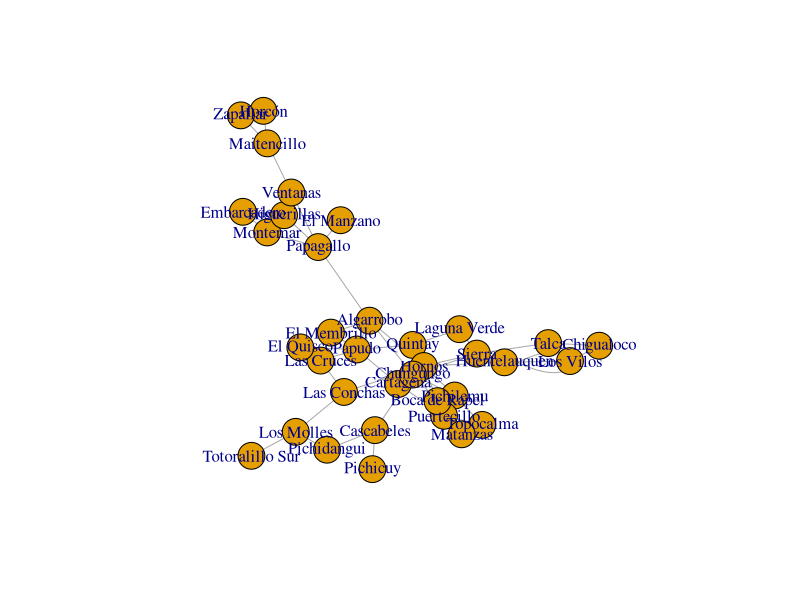
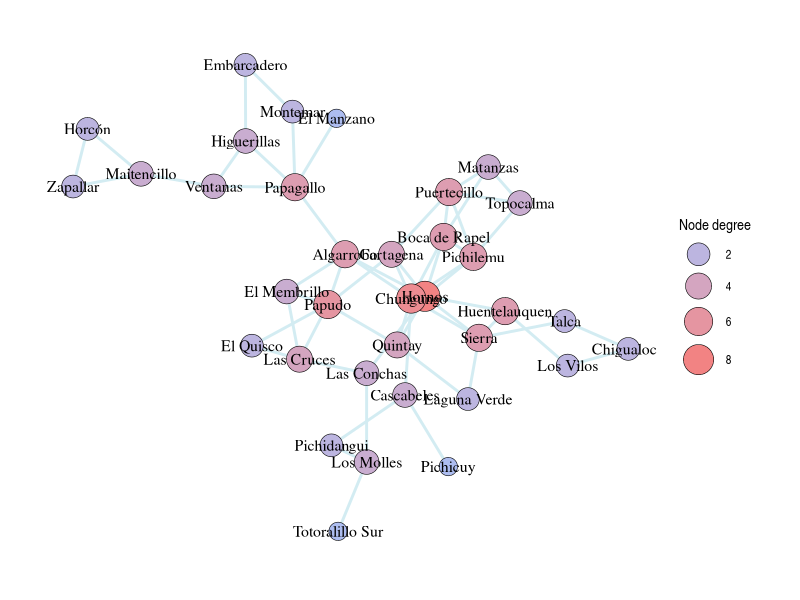
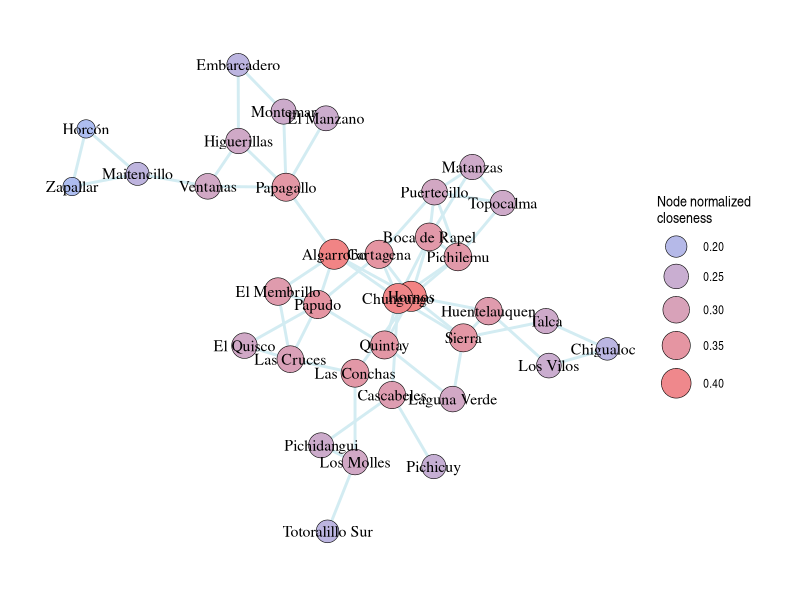
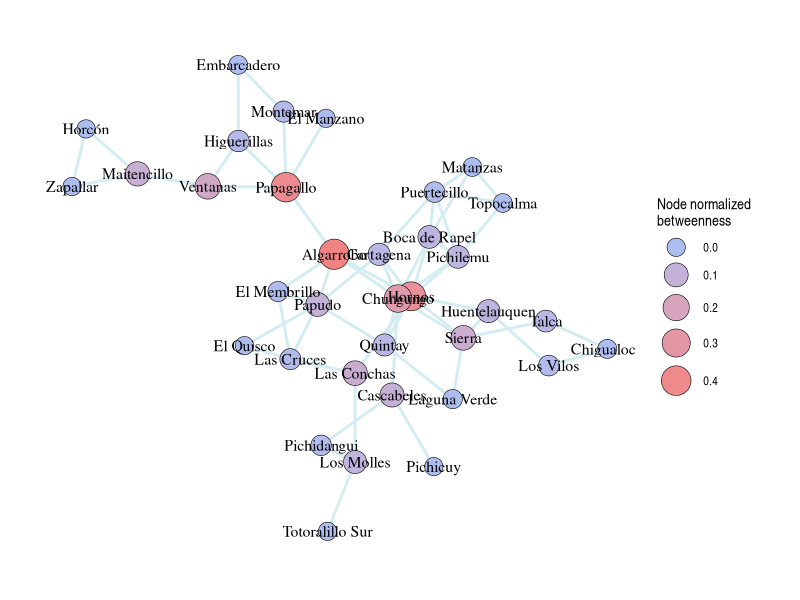
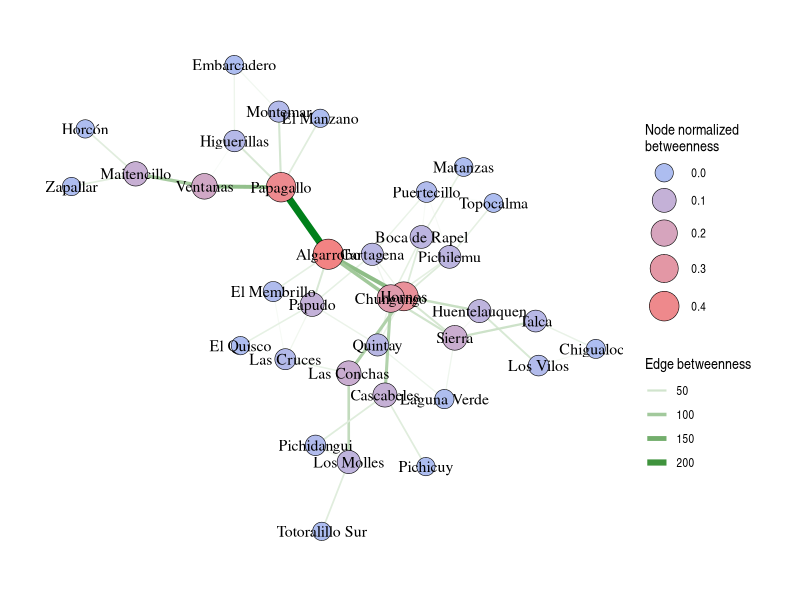
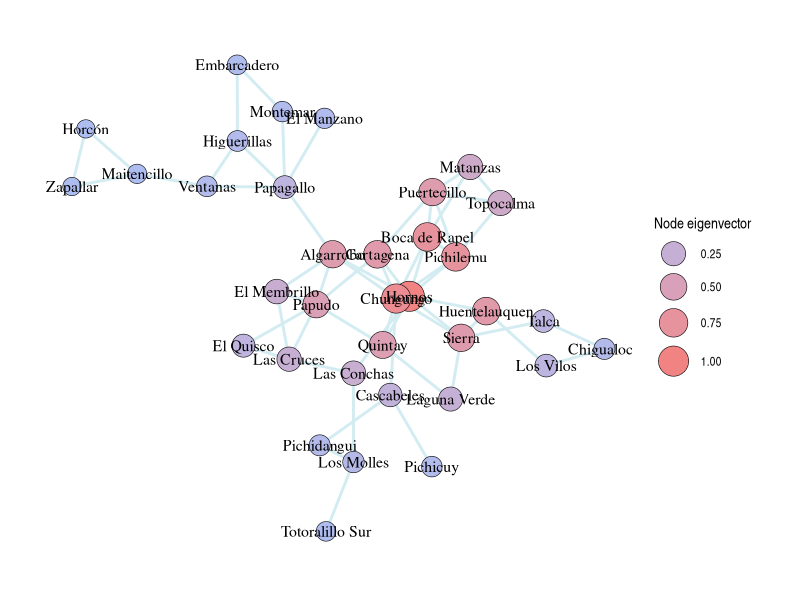
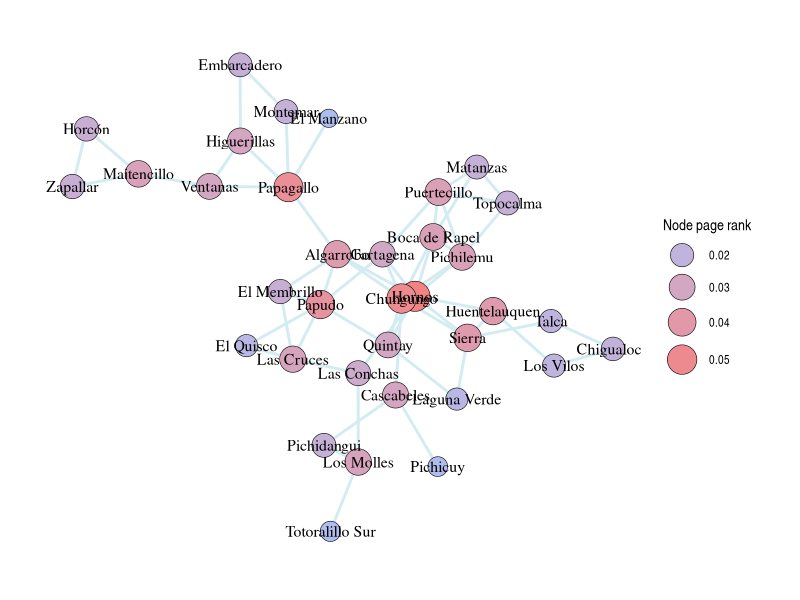

R code for these plots, in order:
#---------------------------------------------------------------------------
## II Curso Internacional "Uso de la teoría de grafos en la evaluación de la
## conectividad larval de poblaciones marinas"
## contacto: Andres Ospina-Alvarez (aospina.co@me.com)
## Organizadores(as) del curso: Catherine González (catherine.gonzalez@ifop.cl)
#---------------------------------------------------------------------------

# Título: Calcular diferentes medidas de centralidad para un grafo y representarlas gráficamente

rm(list = ls()) # Limpiar todos los objetos y variables en el entorno de trabajo

library(readxl)
library(igraph) # Cargar la librería igraph
library(ggraph)

g4.data <-
  read_excel("A31_caletas.xlsx") # Leer una matriz de adyacencia almacenada en un archivo MS Excel
head(g4.data)

# Aquí creamos un grafo a partir de la matriz de adyacencia
g4.empty.graph <-
  graph_from_adjacency_matrix(as.matrix(g4.data), mode = c("undirected"))

plot(g4.empty.graph)
# Puede verse como la visualización del grafo usando igraph no es de lo mejor, por tal razón es preferible usar la libreria ggraph, como haremos más adelante.

# Por comodidad crearemos una lista vacía, donde pondremos el grafo g4.empty.graph

gs <- list()
gs[[1]]      <- g4.empty.graph

# Y con la siguiente función calcularemos varias métricas para nuestro grafo
##### Cálculo de las medidas de centralidad mas comunes ####
gs <- lapply(gs, function(x) {
  # Centrality measures
  V(x)$degree       <- degree(x, mode = "total")
  V(x)$indegree     <- degree(x, mode = "in")
  V(x)$outdegree    <- degree(x, mode = "out")
  V(x)$betweenness  <- betweenness(x, normalized = TRUE)
  V(x)$evcent       <- evcent(x)$vector
  V(x)$closeness    <- closeness(x, normalized = TRUE)
  V(x)$strength     <- strength(x, mode = "all", loops = F)
  V(x)$in_strength  <- strength(x, mode = "in", loops = F)
  V(x)$out_strength <- strength(x, mode = "out", loops = F)
  V(x)$hub_score    <- hub.score(x)$vector
  V(x)$auth_score   <- authority.score(x)$vector
  V(x)$page_rank    <- page_rank(x)$vector
  
  E(x)$betweenness  <- edge.betweenness(x)
  return(x)
})

# Ahora podemos "deslistar" el grafo g4 y trabajar con el.
g4 <- gs[[1]]

# Veamos todo lo que contiene g4
g4

# Visualicemos o extraigamos los valores de degree, por ejemplo
V(g4)$degree
# Como vemos nos muestra una serie de valores, uno por cada nodo del grafo, pero no sabemos los nombres y es poco intuitivo

# Podemos obtener una mejor visualización de todos las medidas de centralidad calculadas para el grafo g4, vamos a ello...
get.data.frame(g4, what = 'vertices')


##### Crear un objeto dataframe con todas las medidas de centralidad calculadas ####
# Podemos guardarla como un objeto, por si fuese necesario exportar la lista mas delante o usarla, lo mismo podemos hacer con la lista de enlaces.
g4.cent.measures.nodes <- get.data.frame(g4, what = 'vertices')
g4.cent.measures.edges <- get.data.frame(g4, what = 'edges')

##### Figura destacando el valor de degree en los nodos ####
# Y ahora crearemos una visualización del grafo g4 usando ggraph donde destacaremos la centralidad de los nodos basada en degree
ggraph(g4, layout = "kk") +
  geom_edge_parallel0(width = 1,
                      edge_colour = "#D3ECF2") +
  
  geom_node_point(
    aes(fill = degree,
        size = degree),
    colour = "#000000",
    shape = 21,
    stroke = 0.3
  ) +
  scale_fill_gradient(low = "#ADBDF0",
                      high = "#F28383") +
  scale_size(range = c(6, 10)) +
  
  geom_node_text(aes(label = name),
                 colour = "black",
                 size = 4,
                 family = "serif") +
  
  
  guides(
    fill = guide_legend("Node degree"),
    size = guide_legend("Node degree")
  ) +
  
  theme_graph() +
  theme(legend.position = "right")

##### Figura destacando el valor de closeness en los nodos ####
# Destaquemos ahora la centralidad de los nodos basada en closeness
ggraph(g4, layout = "kk") +
  geom_edge_parallel0(width = 1,
                      edge_colour = "#D3ECF2") +
  
  geom_node_point(
    aes(fill = closeness,
        size = closeness),
    colour = "#000000",
    shape = 21,
    stroke = 0.3
  ) +
  scale_fill_gradient(low = "#ADBDF0",
                      high = "#F28383") +
  scale_size(range = c(6, 10)) +
  
  geom_node_text(aes(label = name),
                 colour = "black",
                 size = 4,
                 family = "serif") +
  
  guides(
    fill = guide_legend("Node normalized\ncloseness"),
    size = guide_legend("Node normalized\ncloseness")
  ) +
  
  theme_graph() +
  theme(legend.position = "right")

##### Figura destacando el valor de betweenness en los nodos ####
# Destaquemos ahora la centralidad de los nodos basada en betweenness
ggraph(g4, layout = "kk") +
  geom_edge_parallel0(width = 1,
                      edge_colour = "#D3ECF2") +
  
  geom_node_point(
    aes(fill = betweenness,
        size = betweenness),
    colour = "#000000",
    shape = 21,
    stroke = 0.3
  ) +
  scale_fill_gradient(low = "#ADBDF0",
                      high = "#F28383") +
  scale_size(range = c(6, 10)) +
  
  geom_node_text(aes(label = name),
                 colour = "black",
                 size = 4,
                 family = "serif") +
  
  guides(
    fill = guide_legend("Node normalized\nbetweenness"),
    size = guide_legend("Node normalized\nbetweenness")
  ) +
  
  theme_graph() +
  theme(legend.position = "right")

##### Figura destacando el valor de betweenness en los nodos y en los arcos ####
# También es posible destacar valores en los arcos. Hagámoslo usando el edge betweenness
ggraph(g4, layout = "kk") +
  geom_edge_parallel0(aes(
    #alpha = betweenness,
    width = betweenness,
    colour = betweenness
  )) +
  scale_edge_colour_gradient(low = "#FFFFFF",
                             high = "#00801A") +
  scale_edge_width(range = c(0.3, 2.4)) +
  #scale_edge_alpha(range = c(1,1)) +
  
  geom_node_point(
    aes(fill = betweenness,
        size = betweenness),
    colour = "#000000",
    shape = 21,
    stroke = 0.3
  ) +
  scale_fill_gradient(low = "#ADBDF0",
                      high = "#F28383") +
  scale_size(range = c(6, 10)) +
  
  geom_node_text(aes(label = name),
                 colour = "black",
                 size = 4,
                 family = "serif") +
  
  guides(
    fill = guide_legend("Node normalized\nbetweenness"),
    size = guide_legend("Node normalized\nbetweenness"),
    edge_alpha = guide_legend("Edge betweenness"),
    edge_width = guide_legend("Edge betweenness"),
    edge_color = guide_legend("Edge betweenness")
  ) +
  
  theme_graph() +
  theme(legend.position = "right")

##### Figura destacando el valor de eigenvector en los nodos ####
# Destaquemos ahora la centralidad de los nodos basada en eigenvector
ggraph(g4, layout = "kk") +
  geom_edge_parallel0(width = 1,
                      edge_colour = "#D3ECF2") +
  
  geom_node_point(
    aes(fill = evcent,
        size = evcent),
    colour = "#000000",
    shape = 21,
    stroke = 0.3
  ) +
  scale_fill_gradient(low = "#ADBDF0",
                      high = "#F28383") +
  scale_size(range = c(6, 10)) +
  
  geom_node_text(aes(label = name),
                 colour = "black",
                 size = 4,
                 family = "serif") +
  
  guides(
    fill = guide_legend("Node eigenvector"),
    size = guide_legend("Node eigenvector")
  ) +
  
  theme_graph() +
  theme(legend.position = "right")

##### Figura destacando el valor de eigenvector en los PageRank ####
# Destaquemos ahora la centralidad de los nodos basada en PageRank
ggraph(g4, layout = "kk") +
  geom_edge_parallel0(width = 1,
                      edge_colour = "#D3ECF2") +
  
  geom_node_point(
    aes(fill = page_rank,
        size = page_rank),
    colour = "#000000",
    shape = 21,
    stroke = 0.3
  ) +
  scale_fill_gradient(low = "#ADBDF0",
                      high = "#F28383") +
  scale_size(range = c(6, 10)) +
  
  geom_node_text(aes(label = name),
                 colour = "black",
                 size = 4,
                 family = "serif") +
  
  guides(
    fill = guide_legend("Node page rank"),
    size = guide_legend("Node page rank")
  ) +
  
  theme_graph() +
  theme(legend.position = "right")
